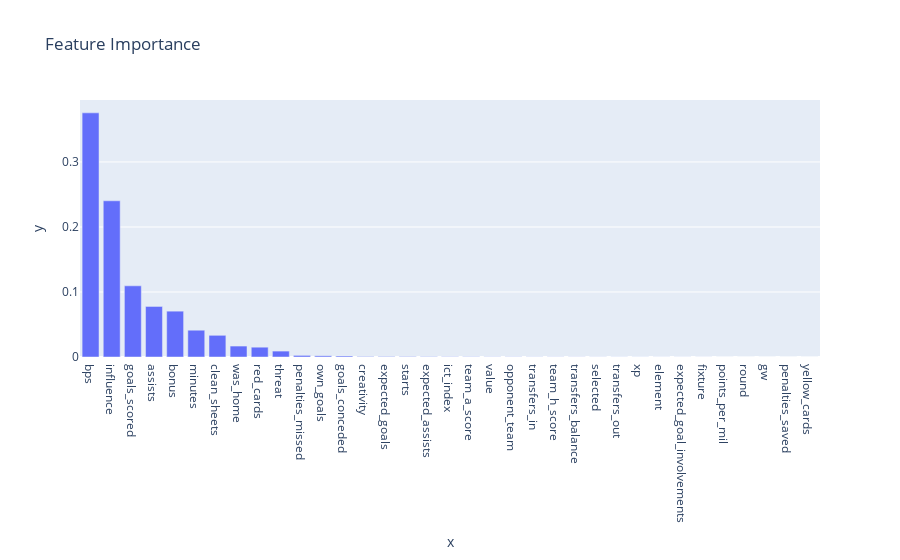

The notebook cell saved with this chart:
### Code cell
# Feature importance for Random Forest
importances = pipe.named_steps['model'].feature_importances_
features = midfield_X.columns

# Sort by importance
indices = importances.argsort()[::-1]

# Plot
px.bar(y=importances[indices], x=features[indices], title="Feature Importance")

### Figure 1 — Plotly figure (JSON) as saved in the notebook; plotly's stock layout.template omitted (floating-point values rounded to 4 significant figures)
{"data": [{"alignmentgroup": "True", "hovertemplate": "x=%{x}<br>y=%{y}<extra></extra>", "legendgroup": "", "marker": {"color": "#636efa", "pattern": {"shape": ""}}, "name": "", "offsetgroup": "", "orientation": "v", "showlegend": false, "textposition": "auto", "type": "bar", "x": ["bps", "influence", "goals_scored", "assists", "bonus", "minutes", "clean_sheets", "was_home", "red_cards", "threat", "penalties_missed", "own_goals", "goals_conceded", "creativity", "expected_goals", "starts", "expected_assists", "ict_index", "team_a_score", "value", "opponent_team", "transfers_in", "team_h_score", "transfers_balance", "selected", "transfers_out", "xp", "element", "expected_goal_involvements", "fixture", "points_per_mil", "round", "gw", "penalties_saved", "yellow_cards"], "xaxis": "x", "y": [0.3755, 0.2403, 0.1095, 0.07775, 0.07051, 0.0412, 0.03337, 0.01682, 0.0151, 0.009089, 0.002467, 0.00184, 0.001555, 0.0006936, 0.0006897, 0.0006095, 0.0004816, 0.0003747, 0.0003494, 0.0002839, 0.0002736, 0.0002096, 0.0002012, 0.0001677, 0.0001497, 0.0001319, 0.0001082, 9.049e-05, 8.645e-05, 5.828e-05, 4.738e-05, 1.72e-06, 0, 0, 0], "yaxis": "y"}], "layout": {"barmode": "relative", "legend": {"tracegroupgap": 0}, "title": {"text": "Feature Importance"}, "xaxis": {"anchor": "y", "domain": [0, 1], "title": {"text": "x"}}, "yaxis": {"anchor": "x", "domain": [0, 1], "title": {"text": "y"}}}}
